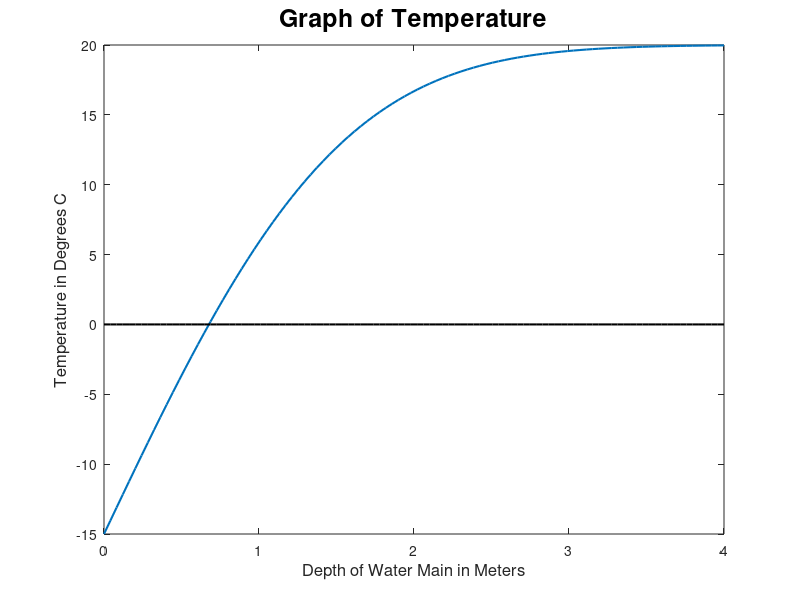

Reproduce this figure in MATLAB. (Note: this script raises an error after producing the figure.)
% This script solves problem 1 from the homework
% Parameters for the problem.
Ti=20;
Ts=-15;
alpha=0.138*1e-6;
%
% 60 days must be converted to seconds
%
t=60*24*3600 ;

% The function and its derivative

f = @(x) (Ts+(Ti-Ts)*erf(x/(2*sqrt(alpha*t))));
df = @(x) ((Ti-Ts)*exp(-(x/(2*sqrt(alpha*t)))^2)*(1/(sqrt(pi*alpha*t))));

% Right Endpoint: Upper bound for bisection

xbar=4;

% Plot the function.  Note xbar was determined by plotting the
% function.

xspan=linspace(0,xbar);
plot(xspan,f(xspan),'-','linewidth',1.5)
hold on
plot(xspan,0*xspan,'k','linewidth',1.5)
hold off
title('Graph of Temperature','fontsize',18)
xlabel('Depth of Water Main in Meters','fontsize',12)
ylabel('Temperature in Degrees C','fontsize',12)


% solve using bisection 

[a b x ithist iflag] = bisect(f,0,xbar,1e-6,20);
disp(x)
disp(['x from Bisection == ' num2str(x,'%21.15e')])


% Solve using Newton's method
% First with starting value x_0 = .01 meters and then with x_0 = xbar;
for x= [.01 2  xbar],

   tol=1E-16;
   iter=1;
   
   xhist=[];
   niters=[];
   fx=f(x);
   
   %
   % Note, some students may have used the relative change in x as stopping criteria.
   % Or, they may have used a combination.   All are acceptable as long as they
   % observe the quadratic convergence.
   %
   disp(['x_0 == ' num2str(x,'%21.15e')])
   while ( (abs(fx)) > tol ), 
       dfx=df(x);
       x=x-fx/dfx;  
       fx=f(x);
       iter=iter+1;
       xhist=[xhist;x];
   end
   niters=iter-1;

   disp(['x from Newton == ' num2str(x,'%21.15e')])

     fprintf('iteration  |       x value       \n');
     fprintf('-----------|---------------------\n');
     for i=1:niters
        fprintf('%5d      | %21.15e\n',i,xhist(i))
     end
     fprintf('           |                     \n');

end
   
            